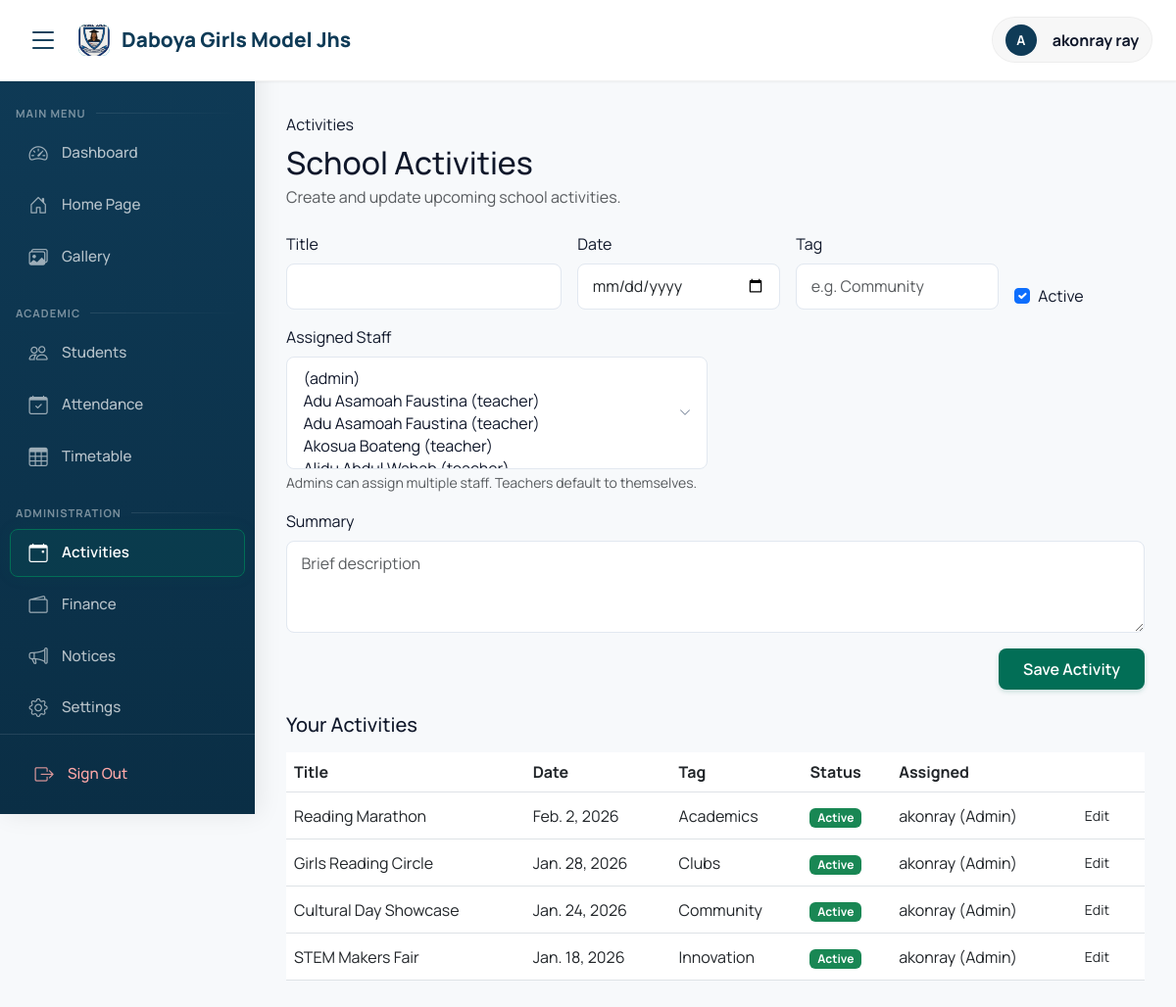
The app's page /academics/activities/manage/ (signed in) with its own data.
### academics/models.py (models this page shows, shortened)
class SchoolInfo(models.Model):
    name = models.CharField(max_length=200, default="Daboya Girls Model JHS")
    address = models.TextField(default="P.O. Box 6, Daboya, North Gonja District")
    phone = models.CharField(max_length=50, default="024-0852910")
    email = models.EmailField(default="info@daboyagirlsmodel.edu.gh")
    motto = models.CharField(max_length=200, default="Success, Our Concern")
    logo = models.ImageField(upload_to='school_logo/', null=True, blank=True)
    class Meta:
        verbose_name_plural = "School Information"

class Activity(models.Model):
    title = models.CharField(max_length=120)
    summary = models.TextField(blank=True)
    date = models.DateField()
    tag = models.CharField(max_length=50, blank=True)
    is_active = models.BooleanField(default=True)
    created_by = models.ForeignKey(User, on_delete=models.SET_NULL, null=True, blank=True, related_name='created_activities')
    assigned_staff = models.ManyToManyField(User, blank=True, related_name='assigned_activities')
    created_at = models.DateTimeField(auto_now_add=True)
    updated_at = models.DateTimeField(auto_now=True)
    class Meta:
        ordering = ['date', '-created_at']

### accounts/models.py (models this page shows)
class User(AbstractUser):
    USER_TYPES = (
        ('admin', 'Admin'),
        ('teacher', 'Teacher'),
        ('student', 'Student'),
        ('parent', 'Parent'),
    )
    user_type = models.CharField(max_length=10, choices=USER_TYPES)
    phone = models.CharField(max_length=15, blank=True)
    address = models.TextField(blank=True)
    profile_picture = models.ImageField(upload_to='profiles/', null=True, blank=True)
    def __str__(self):
        return f"{self.username} ({self.get_user_type_display()})"

### academics/views.py (the view, shortened to what this page needs)
# urls.py: path('activities/manage/', views.manage_activities, name='manage_activities'),
@login_required
def manage_activities(request):
	if request.user.user_type != 'admin':
		messages.error(request, 'Access denied. Admins only.')
		return redirect('dashboard')
	staff_queryset = User.objects.filter(user_type__in=['admin', 'teacher']).order_by('first_name', 'last_name')
	activities = Activity.objects.all()
	context = {
		'activities': activities.order_by('-date'),
		'staff_queryset': staff_queryset,
		'is_admin': True,
	}
	return render(request, 'academics/manage_activities.html', context)

### templates/academics/manage_activities.html (shortened to what this page needs)
{% extends 'base.html' %}
{% block content %}
<div class="d-flex align-items-center mb-4">
    <div>
        <div class="badge-soft mb-2">Activities</div>
        <h2 class="page-title mb-1">School Activities</h2>
        <p class="text-muted mb-0">Create and update upcoming school activities.</p>
    </div>
</div>
<div class="content-wrapper mb-4">
    <form method="post">
        <div class="row g-3">
            <div class="col-md-4">
                <label class="form-label">Title</label>
                <input type="text" name="title" id="title" class="form-control" required>
            </div>
            <div class="col-md-3">
                <label class="form-label">Date</label>
                <input type="date" name="date" id="date" class="form-control" required>
            </div>
            <div class="col-md-3">
                <label class="form-label">Tag</label>
                <input type="text" name="tag" id="tag" class="form-control" placeholder="e.g. Community">
            </div>
            <div class="col-md-2 d-flex align-items-end">
                <div class="form-check">
                    <input class="form-check-input" type="checkbox" name="is_active" id="is_active" checked>
                    <label class="form-check-label" for="is_active">Active</label>
                </div>
            </div>
            {% if is_admin %}
            <div class="col-md-6">
                <label class="form-label">Assigned Staff</label>
                <select name="assigned_staff" id="assigned_staff" class="select-flat w-100" multiple>
                    {% for staff in staff_queryset %}
                        <option value="{{ staff.id }}">{{ staff.get_full_name }} ({{ staff.user_type }})</option>
                    {% endfor %}
                </select>
                <small class="text-muted">Admins can assign multiple staff. Teachers default to themselves.</small>
            </div>
            {% endif %}
            <div class="col-12">
                <label class="form-label">Summary</label>
                <textarea name="summary" id="summary" rows="3" class="form-control" placeholder="Brief description"></textarea>
            </div>
            <div class="col-12 d-flex justify-content-end">
                <button type="submit" class="btn btn-gradient px-4">Save Activity</button>
            </div>
        </div>
    </form>
</div>
<div class="content-wrapper">
    <h5 class="mb-3">Your Activities</h5>
    <div class="table-responsive">
        <table class="table align-middle">
            <thead>
                <tr>
                    <th>Title</th>
                    <th>Date</th>
                    <th>Tag</th>
                    <th>Status</th>
                    <th>Assigned</th>
                    <th></th>
                </tr>
            </thead>
            <tbody>
                {% for activity in activities %}
                <tr>
                    <td>{{ activity.title }}</td>
                    <td>{{ activity.date }}</td>
                    <td>{{ activity.tag }}</td>
                    <td>
                        {% if activity.is_active %}
                            <span class="badge bg-success">Active</span>
                        {% else %}
                            <span class="badge bg-secondary">Inactive</span>
                        {% endif %}
                    </td>
                    <td>
                        {% with staff_list=activity.assigned_staff.all %}
                            {% if staff_list %}
                                {{ staff_list|join:', ' }}
                            {% else %}
                                <span class="text-muted">None</span>
                            {% endif %}
                        {% endwith %}
                    </td>
                    <td>
                        <button class="btn btn-sm btn-outline-gradient" type="button"
                            onclick="prefillActivity('{{ activity.id }}','{{ activity.title|escapejs }}','{{ activity.date }}','{{ activity.tag|escapejs }}','{{ activity.summary|escapejs }}', {{ activity.is_active|yesno:'true,false' }}, [{% for s in activity.assigned_staff.all %}'{{ s.id }}'{% if not forloop.last %},{% endif %}{% endfor %}])">
                            Edit
                        </button>
                    </td>
                </tr>
                {% empty %}
                <tr>
                    <td colspan="6" class="text-center text-muted">No activities yet.</td>
                </tr>
                {% endfor %}
            </tbody>
        </table>
    </div>
</div>
{% endblock %}

### templates/base.html (shortened to what this page needs)
{% load static %}
<!DOCTYPE html>
<html lang="en">
<head>
    <link href="https://cdn.jsdelivr.net/npm/bootstrap@5.3.0/dist/css/bootstrap.min.css" rel="stylesheet">
    <link rel="stylesheet" href="https://cdn.jsdelivr.net/npm/bootstrap-icons@1.11.0/font/bootstrap-icons.css">
</head>
<body>
    <div class="main-container {% if not user.is_authenticated %}public-layout{% endif %}">
        {% if user.is_authenticated %}
        <header class="header">
            <div class="container-fluid px-3 px-lg-4">
                <div class="d-flex justify-content-between align-items-center">
                    <div class="d-flex align-items-center gap-2">
                        <button class="btn btn-link text-decoration-none d-none d-lg-block p-1 me-2 border-0" onclick="toggleSidebar()" style="color: var(--primary-dark);">
                            <i class="bi bi-list fs-2"></i>
                        </button>
                        <div class="navbar-brand m-0">
                            <div class="header-brand-icon">
                                {% if school_logo %}
                                    <img src="{{ school_logo.url }}" alt="Logo" style="width: 100%; height: 100%; object-fit: cover; border-radius: 8px;">
                                {% else %}
                                    GM
                                {% endif %}
                            </div>
                            <span class="d-none d-sm-block">{{ school_name|default:"Girls Model JHS" }}</span>
                        </div>
                    </div>
                    <div>
                        <a href="{% url 'dashboard' %}" class="user-info">
                            <div class="user-avatar">
                                {{ user.get_full_name|first|upper }}
                            </div>
                            <div class="d-none d-md-block fs-6 fw-bold ps-1">
                                {{ user.get_full_name }}
                            </div>
                        </a>
                    </div>
                </div>
            </div>
        </header>
        <nav class="sidebar" id="sidebar">
            <h4 class="mb-2">Main Menu</h4>
            <div class="nav-item">
                <a href="{% url 'dashboard' %}" class="nav-link {% if request.resolver_match.url_name == 'dashboard' %}active{% endif %}" title="Dashboard">
                    <i class="bi bi-speedometer2"></i>
                    <span>Dashboard</span>
                </a>
            </div>
            <div class="nav-item">
                <a href="{% url 'home' %}" class="nav-link {% if request.resolver_match.url_name == 'home' %}active{% endif %}" title="Home Page">
                    <i class="bi bi-house-door"></i>
                    <span>Home Page</span>
                </a>
            </div>
            <div class="nav-item">
                <a href="{% url 'academics:gallery' %}" class="nav-link {% if request.resolver_match.url_name == 'gallery' %}active{% endif %}" title="Gallery">
                    <i class="bi bi-images"></i>
                    <span>Gallery</span>
                </a>
            </div>
            {% if user.user_type == 'admin' or user.user_type == 'teacher' %}
            <h4 class="mb-2 mt-4">Academic</h4>
            <div class="nav-item">
                <a href="{% url 'students:student_list' %}" class="nav-link {% if request.resolver_match.url_name == 'student_list' %}active{% endif %}" title="Students">
                    <i class="bi bi-people"></i>
                    <span>Students</span>
                </a>
            </div>
            <div class="nav-item">
                <a href="{% url 'students:mark_attendance' %}" class="nav-link {% if request.resolver_match.url_name == 'mark_attendance' %}active{% endif %}" title="Attendance">
                    <i class="bi bi-calendar-check"></i>
                    <span>Attendance</span>
                </a>
            </div>
            <div class="nav-item">
                <a href="{% url 'academics:timetable' %}" class="nav-link {% if request.resolver_match.url_name == 'timetable' %}active{% endif %}" title="Timetable">
                    <i class="bi bi-table"></i>
                    <span>Timetable</span>
                </a>
            </div>
            {% endif %}
            {% if user.user_type == 'admin' %}
            <h4 class="mb-2 mt-4">Administration</h4>
            <div class="nav-item">
                <a href="{% url 'academics:manage_activities' %}" class="nav-link {% if request.resolver_match.url_name == 'manage_activities' %}active{% endif %}" title="Activities">
                    <i class="bi bi-calendar-event"></i>
                    <span>Activities</span>
                </a>
            </div>
            <div class="nav-item">
                <a href="{% url 'finance:dashboard' %}" class="nav-link {% if 'finance' in request.resolver_match.app_names %}active{% endif %}" title="Finance">
                    <i class="bi bi-wallet2"></i>
                    <span>Finance</span>
                </a>
            </div>
            <div class="nav-item">
                <a href="{% url 'announcements:manage' %}" class="nav-link {% if 'announcements' in request.resolver_match.app_names %}active{% endif %}" title="Notices">
                    <i class="bi bi-megaphone"></i>
                    <span>Notices</span>
                </a>
            </div>
            <div class="nav-item">
                <a href="{% url 'academics:school_settings' %}" class="nav-link {% if request.resolver_match.url_name == 'school_settings' %}active{% endif %}" title="Settings">
                    <i class="bi bi-gear"></i>
                    <span>Settings</span>
                </a>
            </div>
            {% endif %}
            <div class="mt-auto p-3 border-top" style="border-color: rgba(255,255,255,0.1) !important;">
                <a href="{% url 'logout' %}" class="nav-link" style="color: #ffa8a8 !important;" title="Sign Out">
                    <i class="bi bi-box-arrow-right"></i>
                    <span>Sign Out</span>
                </a>
            </div>
        </nav>
        {% endif %}
        <main class="main-content {% if not user.is_authenticated %}w-100 m-0 p-0{% endif %}" id="mainContent">
            {% block content %}{% endblock %}
        </main>
    </div>
    <div class="position-fixed top-0 end-0 p-3" style="z-index: 1200; width: 320px;" id="toastContainer"></div>
</body>
</html>

### records on screen
SchoolInfo: name "Daboya Girls Model Jhs"
User: get_full_name|first "A", get_full_name "akonray ray"
Activity: title "Reading Marathon", date "Feb. 2, 2026", tag "Academics", is_active "Active", assigned_staff.all "akonray (Admin)"
Activity: title "Girls Reading Circle", date "Jan. 28, 2026", tag "Clubs", is_active "Active", assigned_staff.all "akonray (Admin)"
Activity: title "Cultural Day Showcase", date "Jan. 24, 2026", tag "Community", is_active "Active", assigned_staff.all "akonray (Admin)"
Activity: title "STEM Makers Fair", date "Jan. 18, 2026", tag "Innovation", is_active "Active", assigned_staff.all "akonray (Admin)"
